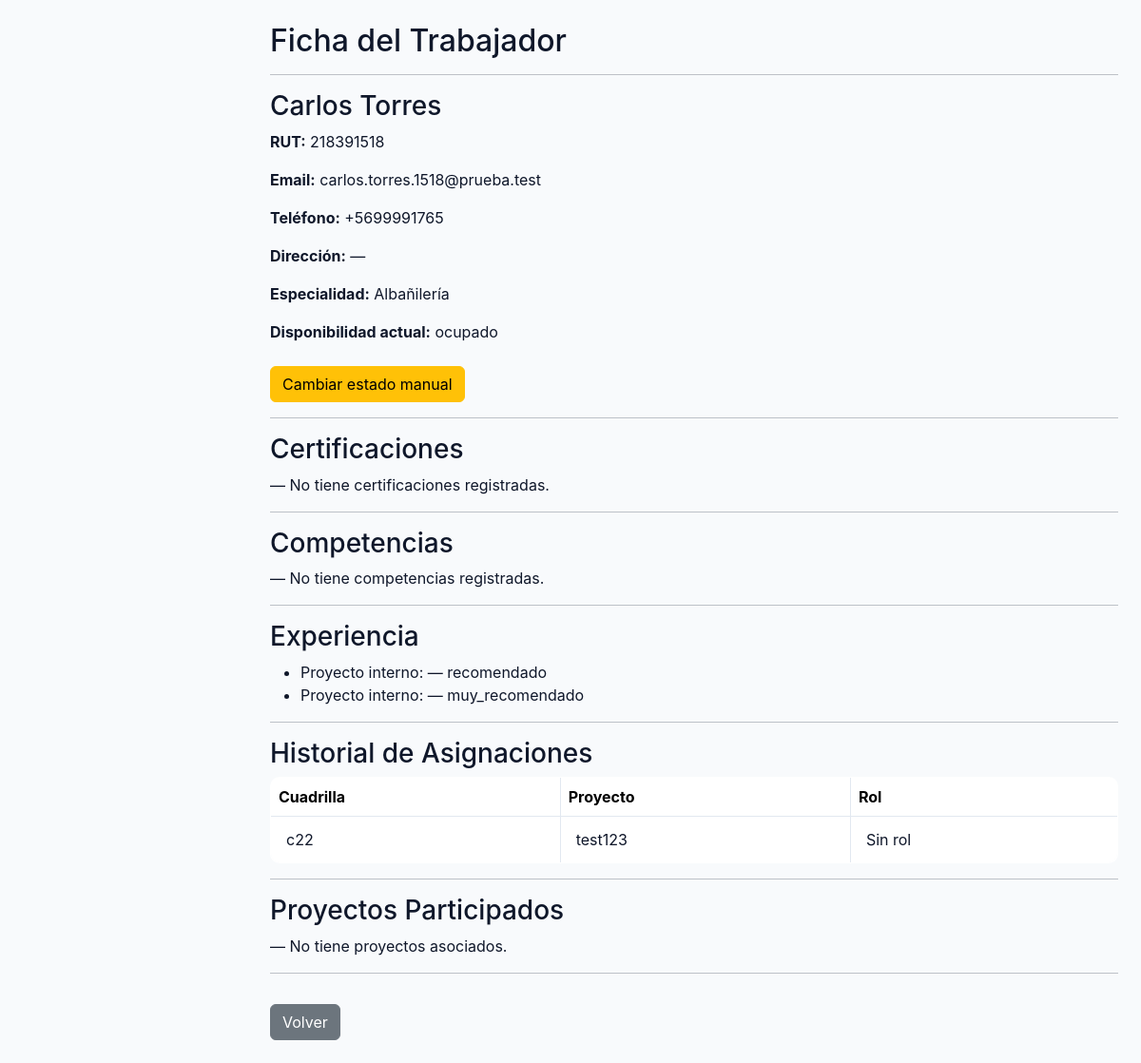
Page /personal/trabajador/19/detalle/ on the committed database.
### personal/models.py (models this page shows, shortened)
class Trabajador(models.Model):
    TIPO_CHOICES = [
        ('trabajador', 'Trabajador'),
        ('lider', 'Líder'),
        ('jefe', 'Jefe'),
    ]
    ESTADO_CHOICES = [
        ('disponible', 'Disponible'),
        ('asignado', 'Asignado'),
        ('vacaciones', 'Vacaciones'),
        ('licencia', 'Licencia'),
        ('inactivo', 'Inactivo'),
    ]
    rut = models.CharField(max_length=20, unique=True, validators=[rut_valido])
    nombre = models.CharField(max_length=100)
    apellido = models.CharField(max_length=100)
    email = models.EmailField()
    telefono = models.CharField(max_length=30, blank=True, null=True)
    direccion = models.CharField(max_length=255, blank=True, null=True)
    fecha_nacimiento = models.DateField(null=True, blank=True)
    tipo_trabajador = models.CharField(max_length=20, choices=TIPO_CHOICES, default='trabajador')
    especialidad = models.CharField(max_length=100, blank=True, null=True)
    estado = models.CharField(max_length=20, choices=ESTADO_CHOICES, default='disponible')
    fecha_ingreso = models.DateField(null=True, blank=True)
    anos_experiencia = models.PositiveIntegerField(default=0)
    user = models.OneToOneField(User, on_delete=models.SET_NULL, null=True, blank=True, related_name='trabajador_profile')
    activo = models.BooleanField(default=True)
    password_inicial = models.BooleanField(default=False)
    manual_override = models.BooleanField(default=False)
    created_at = models.DateTimeField(auto_now_add=True)
    updated_at = models.DateTimeField(auto_now=True)
    class Meta:
        verbose_name = 'Trabajador'
        verbose_name_plural = 'Trabajadores'

class ExperienciaTrabajador(models.Model):
    trabajador = models.ForeignKey(Trabajador, on_delete=models.CASCADE, related_name='experiencias_trabajador')
    proyecto = models.CharField(max_length=150, blank=True, null=True)
    empresa_externa = models.CharField(max_length=150, blank=True, null=True)
    rol = models.CharField(max_length=100, blank=True, null=True)
    fecha_inicio = models.DateField(null=True, blank=True)
    fecha_termino = models.DateField(null=True, blank=True)
    calificacion = models.CharField(max_length=20, choices=[('no_recomendado','No recomendado'),('recomendado','Recomendado'),('muy_recomendado','Muy recomendado')], blank=True, null=True)

class Asignacion(models.Model):
    trabajador = models.ForeignKey(User, on_delete=models.CASCADE)
    cuadrilla = models.ForeignKey(Cuadrilla, on_delete=models.CASCADE, related_name='asignaciones')
    rol = models.ForeignKey(Rol, on_delete=models.SET_NULL, null=True, blank=True)

class Cuadrilla(models.Model):
    nombre = models.CharField(max_length=100)
    proyecto = models.ForeignKey(Proyecto, on_delete=models.CASCADE, related_name='cuadrillas', null=True, blank=True)
    lider = models.ForeignKey(User, on_delete=models.SET_NULL, null=True, blank=True, related_name='cuadrillas_lideradas')

### proyectos/models.py (models this page shows, shortened)
class Proyecto(models.Model):
    nombre = models.CharField(max_length=100)
    descripcion = models.TextField(blank=True)
    TIPO_CHOICES = [
        ('construccion', 'Construcción'),
        ('mantenimiento', 'Mantenimiento'),
        ('instalacion', 'Instalación'),
        ('otro', 'Otro'),
    ]
    tipo = models.CharField(max_length=30, choices=TIPO_CHOICES, default='otro')
    COMPLEJIDAD_CHOICES = [
        ('baja', 'Baja'),
        ('media', 'Media'),
        ('alta', 'Alta'),
    ]
    complejidad = models.CharField(max_length=10, choices=COMPLEJIDAD_CHOICES, default='media')
    fecha_inicio = models.DateField()
    fecha_termino = models.DateField(null=True, blank=True)
    jefe = models.ForeignKey(User, on_delete=models.CASCADE, related_name='proyectos')
    created_by = models.ForeignKey(User, on_delete=models.SET_NULL, null=True, blank=True, related_name='proyectos_creados')
    created_at = models.DateTimeField(auto_now_add=True)
    activo = models.BooleanField(default=True)

### personal/views.py (the view)
def detalle_trabajador(request, trabajador_id):
    trabajador = get_object_or_404(Trabajador, id=trabajador_id)
    perfil = TrabajadorPerfil.objects.filter(user=trabajador.user).first()
    competencias = CompetenciaTrabajador.objects.filter(trabajador=trabajador)
    certificaciones = CertificacionTrabajador.objects.filter(trabajador=trabajador)
    experiencias = ExperienciaTrabajador.objects.filter(trabajador=trabajador)
    asignaciones = Asignacion.objects.filter(trabajador=trabajador.user)
    if getattr(trabajador, 'manual_override', False):
        disponibilidad = trabajador.estado
    elif perfil:
        disponibilidad = perfil.estado_efectivo
    else:
        disponibilidad = '—'
    return render(request, "detalle_trabajador.html", {
        "trabajador": trabajador,
        "perfil": perfil,
        "competencias": competencias,
        "certificaciones": certificaciones,
        "experiencias": experiencias,
        "asignaciones": asignaciones,
        "disponibilidad": disponibilidad,
    })

### core/context_processors.py (called while the page is built, shortened)
def notificaciones_no_leidas(request):
    if request.user.is_authenticated:
        return {
            "notifs_no_leidas": request.user.notificaciones.filter(leida=False).count()
        }
    return {"notifs_no_leidas": 0}

def archivos_archivados_count(request):
    if not request.user.is_authenticated:
        return {"archivos_archivados_count": 0}

### personal/models.py (called while the page is built)
    @property
    def estado_efectivo(self):
        asignado = Asignacion.objects.filter(trabajador=self.user).exists()
        if asignado:
            return 'ocupado'
        return self.estado_manual

### personal/templates/detalle_trabajador.html
{% extends 'base.html' %}
{% load custom_tags %}
{% block content %}
<h2>Ficha del Trabajador</h2>
<hr>
<h3>{{ trabajador.nombre }} {{ trabajador.apellido }}</h3>
<p><strong>RUT:</strong> {{ trabajador.rut }}</p>
<p><strong>Email:</strong> {{ trabajador.email }}</p>
<p><strong>Teléfono:</strong> {{ trabajador.telefono }}</p>
<p><strong>Dirección:</strong> {{ trabajador.direccion|default:"—" }}</p>
<p><strong>Especialidad:</strong> {{ trabajador.especialidad|default:"—" }}</p>
<p><strong>Disponibilidad actual:</strong> {{ disponibilidad }}</p>
<a href="{% url 'personal:editar_estado_trabajador' trabajador.id %}" class="btn btn-warning mt-2">
    Cambiar estado manual
</a>
<hr>
<h3>Certificaciones</h3>
{% if certificaciones %}
<ul>
    {% for c in certificaciones %}
        <li>
            <strong>{{ c.nombre }}</strong>
            — emitida: {{ c.fecha_emision }}
            {% if c.fecha_expiracion %} — vence: {{ c.fecha_expiracion }}{% endif %}
            {% if c.archivo %}
                — <a href="{{ c.archivo.url }}" target="_blank">PDF</a>
            {% endif %}
        </li>
    {% endfor %}
</ul>
{% else %}
<p>— No tiene certificaciones registradas.</p>
{% endif %}
<hr>
<h3>Competencias</h3>
{% if competencias %}
<ul>
    {% for comp in competencias %}
        <li>
            {{ comp.nombre }}
            {% if comp.certificada %}(Certificada){% endif %}
        </li>
    {% endfor %}
</ul>
{% else %}
<p>— No tiene competencias registradas.</p>
{% endif %}
<hr>
<h3>Experiencia</h3>
{% if experiencias %}
<ul>
    {% for exp in experiencias %}
        <li>
            {% if exp.proyecto %}
                Proyecto interno: {{ exp.proyecto.nombre }} — {{ exp.calificacion }}
            {% else %}
                Externo: {{ exp.proyecto_externo }} ({{ exp.empresa_externa }}) — {{ exp.calificacion }}
            {% endif %}
        </li>
    {% endfor %}
</ul>
{% else %}
<p>— Sin experiencia registrada.</p>
{% endif %}
<hr>
<h3>Historial de Asignaciones</h3>
{% if asignaciones %}
<table class="table table-bordered">
    <tr>
        <th>Cuadrilla</th>
        <th>Proyecto</th>
        <th>Rol</th>
    </tr>
    {% for a in asignaciones %}
    <tr>
        <td>{{ a.cuadrilla.nombre }}</td>
        <td>
            {% if a.cuadrilla.proyecto %}
                {{ a.cuadrilla.proyecto.nombre }}
            {% else %}
                —
            {% endif %}
        </td>
        <td>
            {% if a.rol %}
                {{ a.rol.nombre }}
            {% else %}
                Sin rol
            {% endif %}
        </td>
    </tr>
    {% endfor %}
</table>
{% else %}
<p>No tiene asignaciones en cuadrillas.</p>
{% endif %}
<hr>
<h3>Proyectos Participados</h3>
{% if proyectos %}
<ul>
    {% for p in proyectos %}
        <li>{{ p.nombre }}</li>
    {% endfor %}
</ul>
{% else %}
<p>— No tiene proyectos asociados.</p>
{% endif %}
<hr>
<a href="{% url 'proyectos:panel' %}" class="btn btn-secondary mt-3">Volver</a>
{% endblock %}

### static/css/base.css (style rules this page uses)
:root { --primary: #1e40af; --primary-dark: #1e3a8a; --primary-light: #3b82f6; --secondary: #64748b; --accent: #f59e0b; --success: #10b981; --warning: #f59e0b; --danger: #ef4444; --info: #3b82f6; --pending: #8b5cf6; --bg-primary: #ffffff; --bg-secondary: #f8fafc; --bg-tertiary: #f1f5f9; --bg-sidebar: #1e293b; --border-light: #e2e8f0; --border-medium: #cbd5e1; --border-dark: #94a3b8; --text-primary: #0f172a; --text-secondary: #475569; --text-tertiary: #94a3b8; --text-white: #ffffff; --table-header: #f1f5f9; --table-row-odd: #ffffff; --table-row-even: #f8fafc; --table-hover: #e0f2fe; --table-border: #e2e8f0; --input-bg: #ffffff; --input-border: #cbd5e1; --input-focus: #3b82f6; --input-disabled: #f1f5f9; --input-error: #fecaca; --shadow-sm: 0 1px 2px 0 rgba(0, 0, 0, 0.05); --shadow-md: 0 4px 6px -1px rgba(0, 0, 0, 0.1); --shadow-lg: 0 10px 15px -3px rgba(0, 0, 0, 0.1); --radius-sm: 6px; --radius-md: 10px; --radius-lg: 14px; --space-1: 4px; --space-2: 8px; --space-3: 12px; --space-4: 16px; --space-5: 24px; --space-6: 32px; --sidebar-width: 260px; --color-bg: var(--bg-secondary); --color-panel: var(--bg-primary); --color-border: var(--border-medium); --color-muted: var(--secondary); --color-text: var(--text-primary); --color-primary: var(--primary); --color-primary-contrast: var(--text-white); --color-success: var(--success); --color-warning: var(--warning); --color-danger: var(--danger); }
html, body { height: 100%; }
body { background: var(--bg-secondary); color: var(--text-primary); font-family: "Inter", system-ui, -apple-system, Segoe UI, Roboto, Ubuntu, Cantarell, "Helvetica Neue", Arial, "Noto Sans", sans-serif; margin: 0; }
.app-shell { display: grid; grid-template-columns: var(--sidebar-width) 1fr; grid-template-rows: auto 1fr; grid-template-areas: "sidebar header" "sidebar content"; min-height: 100vh; }
.table { width: 100%; border-collapse: collapse; background: var(--table-row-odd); border: 1px solid var(--table-border); border-radius: var(--radius-md); overflow: hidden; }
.table tbody td { border-top: 1px solid var(--table-border); padding: var(--space-3) var(--space-4); color: var(--text-primary); }
.table tbody tr:nth-child(even) { background: var(--table-row-even); }

### rows in the picture
Trabajador: nombre "Carlos", apellido "Torres", rut "218391518", email "carlos.torres.1518@prueba.test", telefono "+5699991765", direccion "—", especialidad "Albañilería"
ExperienciaTrabajador: calificacion "recomendado"
ExperienciaTrabajador: calificacion "muy_recomendado"
Asignacion: cuadrilla.nombre "c22", cuadrilla.proyecto.nombre "test123", shows "Sin rol"

### other values in the picture
{{ disponibilidad }} "ocupado"
